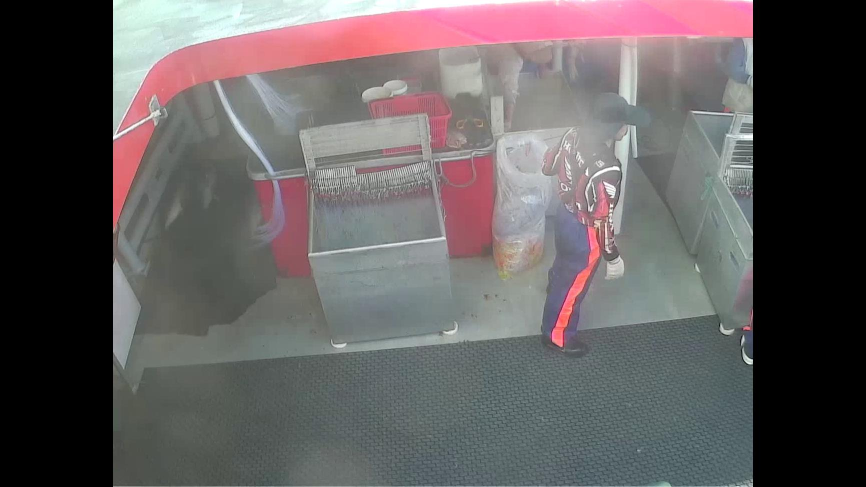
#> input picture data/train/NoF/img_00251.jpg, 1732 x 974 px (shown at 1/2 size); its folder holds 4 pictures in this run
$ jupyter execute --allow-errors crop_nof.ipynb   (Python 2 division)   (older library calls are emulated)
#> lines starting #> are read from the running program, lines starting #| are printed output that depends on the picture
## Create crops of the No Fish Images

[cell 1]
import numpy as np
import glob
from scipy.misc import imread
from PIL import Image
import matplotlib.pyplot as plt
import os

[cell 2]
# Load the data
os.chdir('/a/data/fisheries_monitoring/data/train/NoF')
train_files = sorted(glob.glob('*.jpg'))

#> (a cell that did not finish here is left out)

[cell 4]
# Region of 200-500 Widths, 50-250 heights & 50-150 Widths, 300-400 Heights
for file_name in train_files :
    print 'Processing ' + file_name
    img = Image.open(file_name)
#> img is the input picture: PIL image 1732x974 RGB; mean R, G, B 98.5, 93.1, 94.2
    W,H = img.size
#> W = 1732; H = 974
    # Generate only one box per image (can increase this later by adding a loop)
    if np.random.randint(0,100) < 35 :
        width = np.random.randint(50,150)
        height = np.random.randint(300,400)
    else :
        width = np.random.randint(200,500)
        height = np.random.randint(50,250)
    left = np.random.randint(0,W-width)
#> left = 1216
    right = left + width
#> right = 1463
    top = np.random.randint(0,H-height)
#> top = 763
    bottom = top + height
#> bottom = 930
    cropped_img = img.crop((left, top, right, bottom))
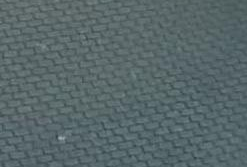
#> cropped_img: PIL image 247x167 RGB; mean R, G, B 87.5, 103, 105.4
    cropped_img.save('/a/data/fisheries_monitoring/cropped_data/NoF/' + file_name[:-4] + '-1.jpg')
#> pass 2 of the loop `for file_name in train_files :`:
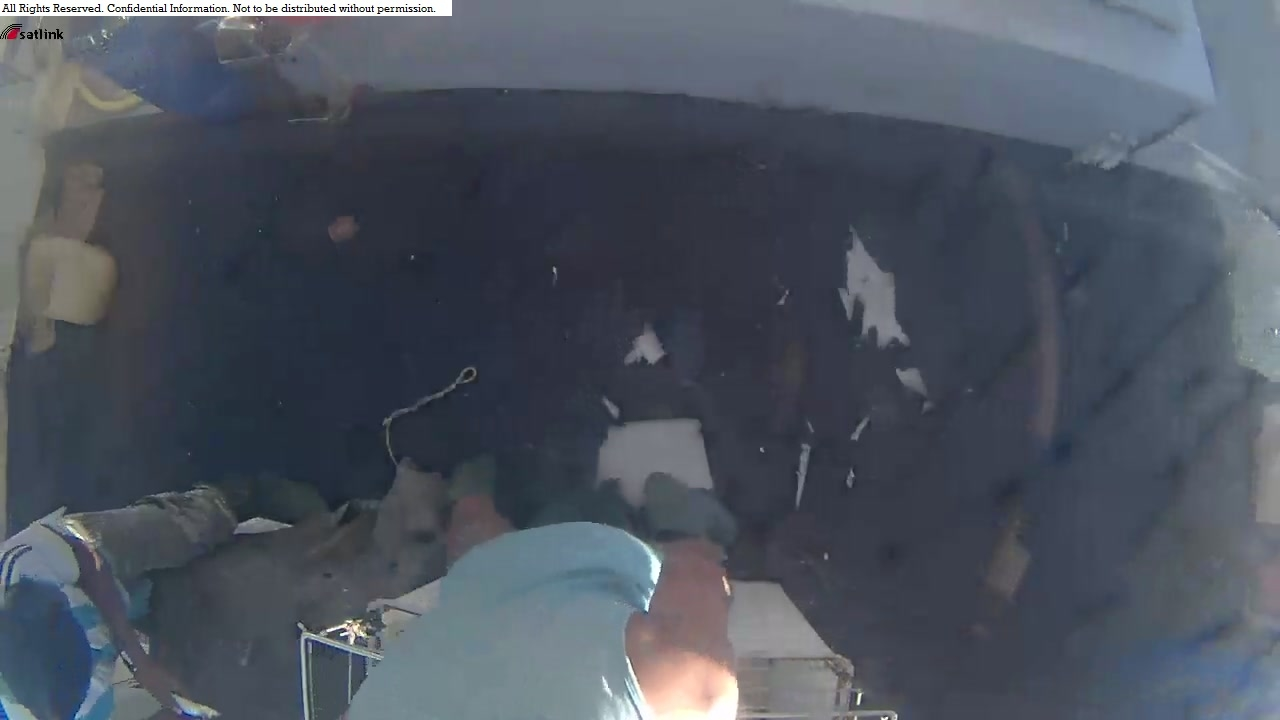
#> input picture data/train/NoF/img_01151.jpg, 1280 x 720 px
#> img is the input picture: PIL image 1280x720 RGB; mean R, G, B 77.3, 84.1, 95.5
#> `cropped_img = img.crop((left, top, right, bottom))`:
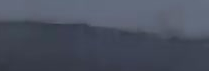
#> cropped_img: PIL image 209x71 RGB; mean R, G, B 73.9, 80, 95
#> pass 3 of the loop `for file_name in train_files :`:
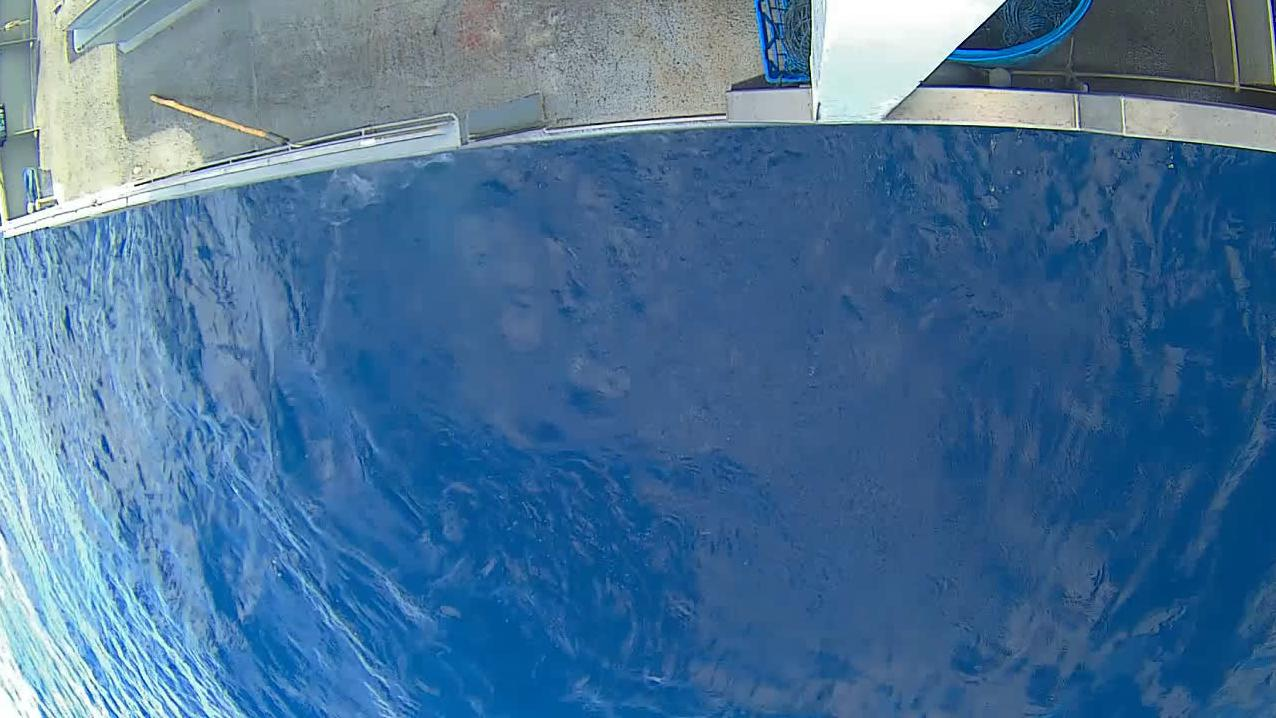
#> input picture data/train/NoF/img_01588.jpg, 1276 x 718 px
#> img is the input picture: PIL image 1276x718 RGB; mean R, G, B 72.7, 114, 152
#> `cropped_img = img.crop((left, top, right, bottom))`:
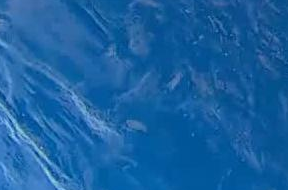
#> cropped_img: PIL image 288x190 RGB; mean R, G, B 24.9, 97, 161.1
#> the loop made 4 passes; the first 3 are shown
    # [4 lines of commented-out code are left out]
